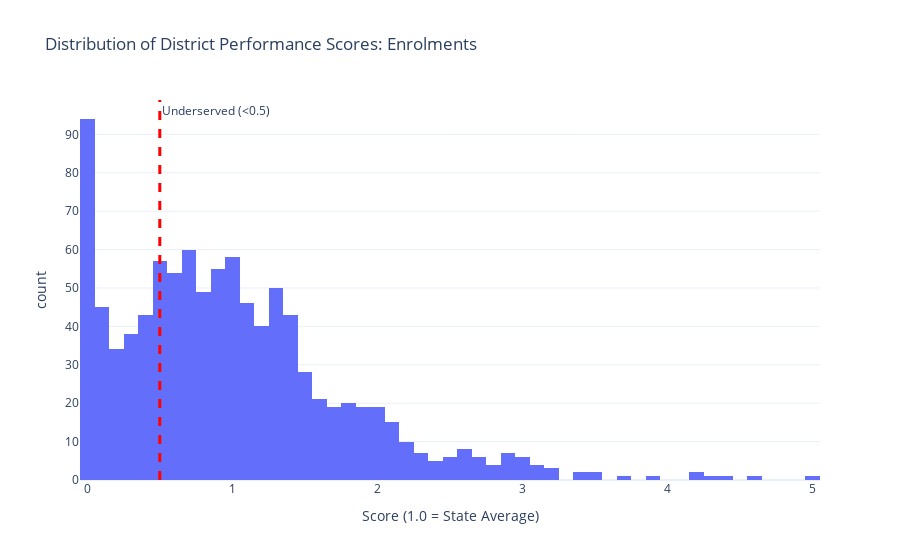

Source (notebook cell):
### Markdown cell above
### Analyze District Performance
##### Identify districts that are lagging behind by using a performance score
$Score= \frac{\text{district enrolment count}}{\text{average enrolment per district in that state}}$

### Code cell
def analyze_district_performance(df, dataset_name):
    # 1. Aggregate by State and District
    district_counts = df.groupby(['state', 'district']).size().reset_index(name='Volume')
    
    # 2. Calculate State Averages
    state_avg = district_counts.groupby('state')['Volume'].mean().reset_index(name='State_Avg')
    
    # 3. Merge and Calculate Score
    analysis_df = district_counts.merge(state_avg, on='state')
    analysis_df['Performance_Score'] = analysis_df['Volume'] / analysis_df['State_Avg']
    
    # 4. Filter for Underserved Districts (Score < 0.5)
    underserved = analysis_df[analysis_df['Performance_Score'] < 0.5].sort_values('Performance_Score')
    
    print(f"--- {dataset_name} Analysis ---")
    print(f"Total Districts Analyzed: {len(analysis_df)}")
    print(f"Underserved Districts Found: {len(underserved)}")
    
    # 5. Visualize the Distribution of Scores
    fig = px.histogram(
        analysis_df, 
        x="Performance_Score", 
        nbins=50,
        title=f"Distribution of District Performance Scores: {dataset_name}",
        labels={"Performance_Score": "Score (1.0 = State Average)"},
        color_discrete_sequence=['#636EFA']
    )
    # Add a line for the "Underserved" threshold
    fig.add_vline(x=0.5, line_width=3, line_dash="dash", line_color="red", annotation_text="Underserved (<0.5)")
    fig.show()
    
    # 6. Show Top 10 Most Underserved (Lowest Scores)
    print("\nTop 10 Most Lagging Districts (Potential Outreach Targets):")
    print(underserved[['state', 'district', 'Volume', 'State_Avg', 'Performance_Score']].head(10))
    
    return analysis_df

# Run Analysis
analyze_district_performance(df_enrolment, "Enrolments")

### Figure 1 — Plotly figure (JSON) as saved in the notebook; plotly's stock layout.template omitted (floating-point values rounded to 4 significant figures; data arrays with more than 128 entries replaced by an {"elided": "..."} marker saying what was removed)
{"data": [{"bingroup": "x", "hovertemplate": "Score (1.0 = State Average)=%{x}<br>count=%{y}<extra></extra>", "legendgroup": "", "marker": {"color": "#636EFA", "pattern": {"shape": ""}}, "name": "", "nbinsx": 50, "orientation": "v", "showlegend": false, "type": "histogram", "x": {"elided": "985 float values"}, "xaxis": "x", "yaxis": "y"}], "layout": {"annotations": [{"showarrow": false, "text": "Underserved (<0.5)", "x": 0.5, "xanchor": "left", "xref": "x", "y": 1, "yanchor": "top", "yref": "y domain"}], "barmode": "relative", "legend": {"tracegroupgap": 0}, "shapes": [{"line": {"color": "red", "dash": "dash", "width": 3}, "type": "line", "x0": 0.5, "x1": 0.5, "xref": "x", "y0": 0, "y1": 1, "yref": "y domain"}], "title": {"text": "Distribution of District Performance Scores: Enrolments"}, "xaxis": {"anchor": "y", "domain": [0, 1], "title": {"text": "Score (1.0 = State Average)"}}, "yaxis": {"anchor": "x", "domain": [0, 1], "title": {"text": "count"}}}}
